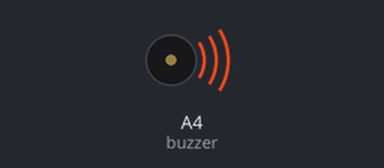
Recording of a sketch running on a simulated Arduino Uno, built with avr-gcc and run on an emulated ATmega328P. Shown: buzzer (waves = sounding).

Above: at 1.5 s.
At 85.7 s:
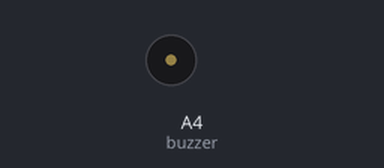
Timing chart, 0 to 87.2 s (numbered marks = the images above):
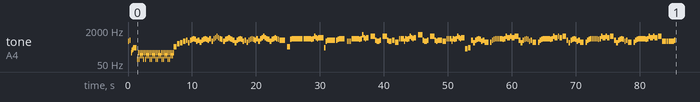

The sketch:

Chitty_Chitty_Bang_Bang.ino
```cpp
// パリピ孔明 OP 「Chitty Chitty Bang Bang」 (anime version)

#include <avr/pgmspace.h>

#define NOTE_B0  31
#define NOTE_C1  33
#define NOTE_CS1 35
#define NOTE_D1  37
#define NOTE_DS1 39
#define NOTE_E1  41
#define NOTE_F1  44
#define NOTE_FS1 46
#define NOTE_G1  49
#define NOTE_GS1 52
#define NOTE_A1  55
#define NOTE_AS1 58
#define NOTE_B1  62
#define NOTE_C2  65
#define NOTE_CS2 69
#define NOTE_D2  73
#define NOTE_DS2 78
#define NOTE_E2  82
#define NOTE_F2  87
#define NOTE_FS2 93
#define NOTE_G2  98
#define NOTE_GS2 104
#define NOTE_A2  110
#define NOTE_AS2 117
#define NOTE_B2  123
#define NOTE_C3  131
#define NOTE_CS3 139
#define NOTE_D3  147
#define NOTE_DS3 156
#define NOTE_E3  165
#define NOTE_F3  175
#define NOTE_FS3 185
#define NOTE_G3  196
#define NOTE_GS3 208
#define NOTE_A3  220
#define NOTE_AS3 233
#define NOTE_B3  247
#define NOTE_C4  262
#define NOTE_CS4 277
#define NOTE_D4  294
#define NOTE_DS4 311
#define NOTE_E4  330
#define NOTE_F4  349
#define NOTE_FS4 370
#define NOTE_G4  392
#define NOTE_GS4 415
#define NOTE_A4  440
#define NOTE_AS4 466
#define NOTE_B4  494
#define NOTE_C5  523
#define NOTE_CS5 554
#define NOTE_D5  587
#define NOTE_DS5 622
#define NOTE_E5  659
#define NOTE_F5  698
#define NOTE_FS5 740
#define NOTE_G5  784
#define NOTE_GS5 831
#define NOTE_A5  880
#define NOTE_AS5 932
#define NOTE_B5  988
#define NOTE_C6  1047
#define NOTE_CS6 1109
#define NOTE_D6  1175
#define NOTE_DS6 1245
#define NOTE_E6  1319
#define NOTE_F6  1397
#define NOTE_FS6 1480
#define NOTE_G6  1568
#define NOTE_GS6 1661
#define NOTE_A6  1760
#define NOTE_AS6 1865
#define NOTE_B6  1976
#define NOTE_C7  2093
#define NOTE_CS7 2217
#define NOTE_D7  2349
#define NOTE_DS7 2489
#define NOTE_E7  2637
#define NOTE_F7  2794
#define NOTE_FS7 2960
#define NOTE_G7  3136
#define NOTE_GS7 3322
#define NOTE_A7  3520
#define NOTE_AS7 3729
#define NOTE_B7  3951
#define NOTE_C8  4186
#define NOTE_CS8 4435
#define NOTE_D8  4699
#define NOTE_DS8 4978
#define NOTE_E8  5274
#define NOTE_F8  5588
#define NOTE_FS8 5920
#define NOTE_G8  6272
#define NOTE_GS8 6645
#define NOTE_A8  7074
#define NOTE_AS8 7459
#define NOTE_B8  7902
#define REST 0

int tempo = 63;
int buzzer = A4;

const int melody[] PROGMEM = {
 NOTE_D5,16,NOTE_E5,16,NOTE_E3,32,NOTE_A3,32,NOTE_B3,32,NOTE_D4,6,
 NOTE_E2,32,NOTE_E3,32,NOTE_E2,32,NOTE_E3,32,NOTE_B2,32,NOTE_E3,32,NOTE_B2,32,NOTE_E3,32,NOTE_E2,32,NOTE_E3,32,NOTE_E2,32,NOTE_E3,32,NOTE_B2,32,NOTE_E3,32,NOTE_B2,32,NOTE_E3,32,
 NOTE_E2,32,NOTE_E3,32,NOTE_E2,32,NOTE_E3,32,NOTE_B2,32,NOTE_E3,32,NOTE_B2,32,NOTE_E3,32,NOTE_E2,32,NOTE_E3,32,NOTE_E2,32,NOTE_E3,32,NOTE_B2,32,NOTE_E3,32,NOTE_B2,32,NOTE_E3,32,
 NOTE_E2,32,NOTE_E3,32,NOTE_E2,32,NOTE_E3,32,NOTE_B2,32,NOTE_E3,32,NOTE_B2,32,NOTE_E3,32,NOTE_E2,32,NOTE_E3,32,NOTE_E2,32,NOTE_E3,32,NOTE_B2,32,NOTE_E3,32,NOTE_B2,32,NOTE_E3,32,
 NOTE_E4,8,NOTE_A4,8,NOTE_B4,8,NOTE_D5,8,NOTE_E5,12,NOTE_B4,12,NOTE_E5,16,NOTE_FS5,16,NOTE_G5,16,NOTE_FS5,16,NOTE_D5,16,NOTE_E5,12,NOTE_C5,12,NOTE_E5,16,NOTE_FS5,16,NOTE_G5,16,NOTE_FS5,16,NOTE_E5,16,
 NOTE_G5,12,NOTE_D5,12,NOTE_G5,16,NOTE_A5,16,NOTE_B5,16,NOTE_A5,16,NOTE_G5,16,NOTE_FS5,12,NOTE_D5,12,
 NOTE_FS5,16,NOTE_G5,32,NOTE_G5,32,NOTE_A5,32,NOTE_A5,32,NOTE_G5,16,NOTE_FS5,16,NOTE_E5,12,NOTE_B4,12,NOTE_E5,16,NOTE_FS5,16,NOTE_G5,16,NOTE_FS5,16,NOTE_D5,16,
 NOTE_E5,12,NOTE_C5,12,NOTE_E5,16,NOTE_FS5,16,NOTE_G5,16,NOTE_FS5,16,NOTE_E5,16,NOTE_G5,12,NOTE_D5,12,NOTE_G5,16,NOTE_A5,16,NOTE_B5,16,NOTE_A5,16,NOTE_G5,16,
 NOTE_FS5,12,NOTE_D5,12,NOTE_FS5,16,NOTE_G5,16,NOTE_A5,16,NOTE_G5,16,NOTE_FS5,16,NOTE_E5,4,REST,16,NOTE_E4,16,NOTE_E4,16,NOTE_FS5,16,NOTE_G5,2,NOTE_G5,16,NOTE_G5,16,NOTE_G5,32,NOTE_G5,16,NOTE_G5,12,
 NOTE_FS5,16,NOTE_G5,16,NOTE_B5,16,NOTE_A5,16,NOTE_G5,32,NOTE_A5,4,NOTE_D4,16,NOTE_D5,16,NOTE_E5,-4,NOTE_E5,16,NOTE_FS5,16,NOTE_G5,4,REST,16,
 NOTE_D5,16,NOTE_D5,16,NOTE_D5,16,NOTE_G5,16,NOTE_G5,16,NOTE_G5,16,NOTE_G5,16,NOTE_G5,16,NOTE_FS5,16,NOTE_G5,16,NOTE_D6,16,NOTE_A5,16,NOTE_G5,32,NOTE_A5,8,REST,16,
 NOTE_B5,16,NOTE_B5,16,NOTE_B5,16,NOTE_E5,16,NOTE_D5,16,NOTE_D5,16,NOTE_E5,16,REST,16,NOTE_B5,16,NOTE_B5,16,NOTE_B5,16,NOTE_E5,16,NOTE_D5,16,NOTE_D5,16,NOTE_E5,8,NOTE_C5,6,
 NOTE_G5,16,NOTE_G5,16,NOTE_G5,32,NOTE_G5,16,NOTE_D5,32,NOTE_G5,16,NOTE_FS5,16,NOTE_G5,16,NOTE_B5,16,NOTE_A5,16,NOTE_G5,32,NOTE_A5,8,
 REST,16,NOTE_D6,16,NOTE_D6,16,NOTE_D6,16,NOTE_E5,16,NOTE_D5,16,NOTE_D5,16,NOTE_E5,16,REST,16,NOTE_B5,32,NOTE_B5,32,NOTE_B5,16,NOTE_B5,16,NOTE_E5,16,NOTE_D5,16,NOTE_E5,16,
 NOTE_E5,8,NOTE_D5,6,NOTE_G5,16,NOTE_G5,16,NOTE_G5,32,NOTE_G5,16,NOTE_D5,32,NOTE_G5,16,NOTE_FS5,16,NOTE_G5,16,NOTE_B5,16,NOTE_A5,16,NOTE_G5,32,NOTE_A5,6,NOTE_C4,8,NOTE_D4,8,
 NOTE_E5,12,NOTE_B4,12,NOTE_E5,16,NOTE_FS5,16,NOTE_G5,16,NOTE_FS5,16,NOTE_D5,16,NOTE_E5,12,NOTE_C5,6,REST,16,
 NOTE_C5,16,NOTE_E5,16,NOTE_FS5,16,NOTE_G5,16,NOTE_G5,16,NOTE_G5,16,NOTE_G5,16,NOTE_G5,16,NOTE_FS5,16,NOTE_G5,16,NOTE_B5,16,NOTE_A5,16,NOTE_A5,16,NOTE_B5,16,NOTE_A5,8,NOTE_B5,6,
 NOTE_E5,12,NOTE_B4,12,NOTE_E5,16,NOTE_FS5,16,NOTE_G5,16,NOTE_FS5,16,NOTE_D5,16,NOTE_E5,12,NOTE_C5,6,REST,16,NOTE_C5,16,NOTE_E5,16,NOTE_FS5,16,
 NOTE_G5,16,NOTE_G5,16,NOTE_G5,16,NOTE_G5,16,NOTE_G5,16,NOTE_FS5,16,NOTE_G5,16,NOTE_B5,16,NOTE_A5,16,NOTE_A5,16,NOTE_B5,16,NOTE_A5,8,NOTE_B5,6,
 NOTE_E5,12,NOTE_B4,12,NOTE_E5,16,NOTE_FS5,16,NOTE_G5,16,NOTE_FS5,16,NOTE_D5,16,NOTE_E5,12,NOTE_C5,6,REST,16,NOTE_C5,16,NOTE_E5,16,NOTE_FS5,16,NOTE_G5,16,NOTE_G5,16,NOTE_G5,16,NOTE_G5,16,NOTE_G5,16,
 NOTE_FS5,16,NOTE_G5,16,NOTE_B5,16,NOTE_A5,16,NOTE_A5,16,NOTE_B5,16,NOTE_A5,8,NOTE_B5,6,NOTE_E5,12,NOTE_B4,12,NOTE_E5,16,NOTE_FS5,16,NOTE_G5,16,NOTE_FS5,16,NOTE_D5,16,NOTE_E5,12,NOTE_C5,6,
 REST,16,NOTE_C5,16,NOTE_E5,16,NOTE_FS5,16,NOTE_G5,16,NOTE_G5,16,NOTE_G5,16,NOTE_G5,16,NOTE_G5,16,NOTE_FS5,16,NOTE_G5,16,NOTE_B5,16,NOTE_A5,16,NOTE_A5,16,NOTE_B5,16,NOTE_A5,8,NOTE_B5,6,
 NOTE_D5,32,NOTE_D5,16,NOTE_D5,32,NOTE_D5,16,NOTE_D5,32,NOTE_D5,32,REST,32,NOTE_D5,32,NOTE_D5,16,NOTE_D5,32,NOTE_D5,32,NOTE_D5,16,NOTE_E5,16,

};

int notes = sizeof(melody) / sizeof(melody[0]) / 2;
int wholenote = (60000 * 4) / tempo;

void playMelody(const int melody[], int notes, int wholenote) {
  for (int thisNote = 0; thisNote < notes * 2; thisNote += 2) {

    int pitch = pgm_read_word(&melody[thisNote]);
    int divider = pgm_read_word(&melody[thisNote + 1]);

    int noteDuration;

    if (divider > 0) {
      // 正常音符
      noteDuration = wholenote / divider;
    } else {
      // 負音符（1.5倍）
      noteDuration = wholenote / abs(divider);
      noteDuration = noteDuration * 1.5;
    }

    tone(buzzer, pitch, noteDuration * 0.9);
    delay(noteDuration);
    noTone(buzzer);
  }
}

void setup() {
  playMelody(melody, notes, wholenote);
}

void loop() {
}
```
